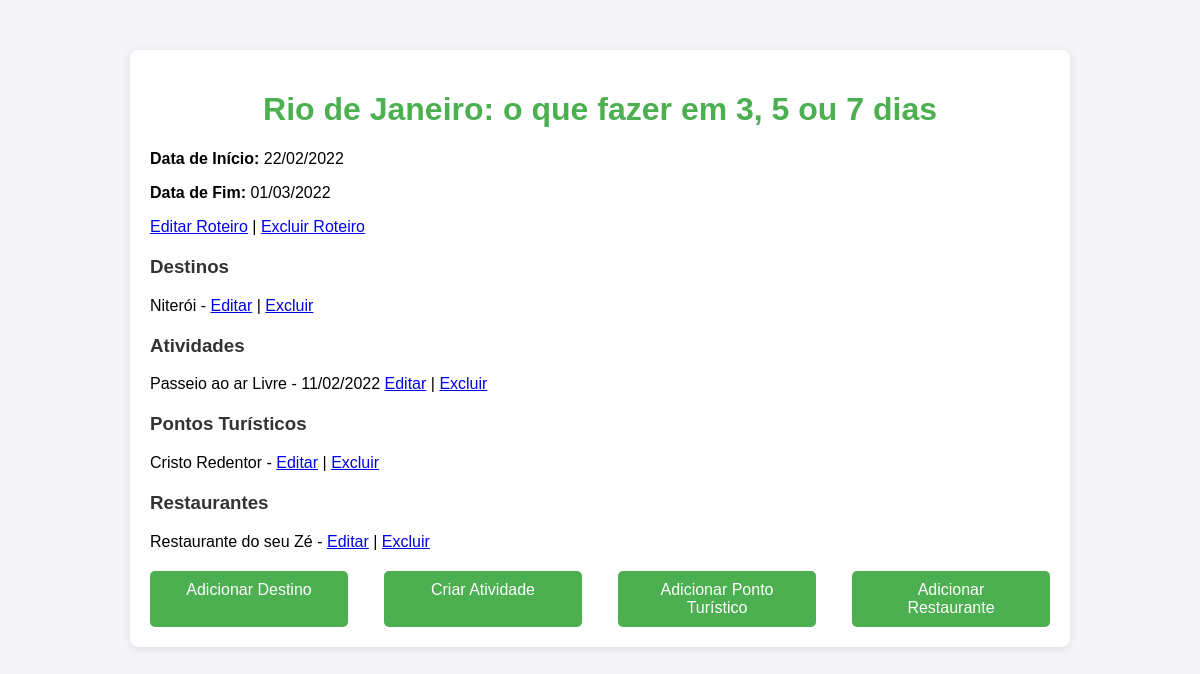
The page /roteiros/roteiro/1/ on the database its author committed.
### roteiros/models.py (models this page shows, shortened)
class Roteiro(models.Model):
    nome = models.CharField(max_length=100)
    data_inicio = models.DateField()
    data_fim = models.DateField()

class Destino(models.Model):
    nome = models.CharField(max_length=100)
    roteiro = models.ForeignKey(Roteiro, related_name='destinos', on_delete=models.CASCADE)
    descricao = models.TextField()

class Atividade(models.Model):
    nome = models.CharField(max_length=100)
    roteiro = models.ForeignKey(Roteiro, related_name='atividades', on_delete=models.CASCADE)
    descricao = models.TextField()
    data_atividade = models.DateField()

class PontoTuristico(models.Model):
    nome = models.CharField(max_length=100)
    roteiro = models.ForeignKey(Roteiro, related_name='pontos_turisticos', on_delete=models.CASCADE)
    descricao = models.TextField()

class Restaurante(models.Model):
    nome = models.CharField(max_length=100)
    roteiro = models.ForeignKey(Roteiro, related_name='restaurantes', on_delete=models.CASCADE)
    descricao = models.TextField()
    custo = models.DecimalField(max_digits=10, decimal_places=2)

### roteiros/views.py (the view)
# urls.py: path('roteiro/<int:roteiro_id>/', views.detalhes_roteiro, name='detalhes_roteiro'),
def detalhes_roteiro(request, roteiro_id):
    roteiro = get_object_or_404(Roteiro, id=roteiro_id)
    destinos = roteiro.destinos.all()
    atividades = roteiro.atividades.all()  # AQUI você precisa garantir que está pegando as atividades
    pontos_turisticos = roteiro.pontos_turisticos.all()
    restaurantes = roteiro.restaurantes.all()
    return render(request, 'roteiros/detalhes_roteiro.html', {
        'roteiro': roteiro,
        'destinos': destinos,
        'atividades': atividades,  # Passe as atividades para o template
        'pontos_turisticos': pontos_turisticos,
        'restaurantes': restaurantes,
    })

### roteiros/templates/roteiros/detalhes_roteiro.html (shortened to what this page needs)
<!DOCTYPE html>
<html lang="pt-br">
<head>
</head>
<body>
    <div class="container">
        <h1>{{ roteiro.nome }}</h1>
        <p><strong>Data de Início:</strong> {{ roteiro.data_inicio|date:"d/m/Y"  }}</p>
        <p><strong>Data de Fim:</strong> {{ roteiro.data_fim|date:"d/m/Y"  }}</p>
        <a href="{% url 'editar_roteiro' roteiro.id %}">Editar Roteiro</a> |
        <a href="{% url 'excluir_roteiro' roteiro.id %}">Excluir Roteiro</a>
        <div class="destinos">
            <h3>Destinos</h3>
            {% for destino in destinos %}
                <p>{{ destino.nome }} - <a href="{% url 'editar_destino' roteiro.id destino.id %}">Editar</a> | <a href="{% url 'excluir_destino' roteiro.id destino.id %}">Excluir</a></p>
            {% empty %}
                <p>Nenhum destino associado a este roteiro.</p>
            {% endfor %}
        </div>
        <div class="atividades">
            <h3>Atividades</h3>
            {% for atividade in atividades %}
                <p>{{ atividade.nome }} - {{atividade.data_atividade|date:"d/m/Y"}} <a href="{% url 'editar_atividade' roteiro.id atividade.id %}">Editar</a> | <a href="{% url 'excluir_atividade' roteiro.id atividade.id %}">Excluir</a></p>
            {% empty %}
                <p>Nenhuma atividade associada a este roteiro.</p>
            {% endfor %}
        </div>
        <div class="pontos-turisticos">
            <h3>Pontos Turísticos</h3>
            {% for ponto_turistico in pontos_turisticos %}
                <p>{{ ponto_turistico.nome }} - <a href="{% url 'editar_ponto_turistico' roteiro.id ponto_turistico.id %}">Editar</a> | <a href="{% url 'excluir_ponto_turistico' roteiro.id ponto_turistico.id %}">Excluir</a></p>
            {% empty %}
                <p>Nenhum ponto turístico associado a este roteiro.</p>
            {% endfor %}
        </div>
        <div class="restaurantes">
            <h3>Restaurantes</h3>
            {% for restaurante in restaurantes %}
                <p>{{ restaurante.nome }} - <a href="{% url 'editar_restaurante' roteiro.id restaurante.id %}">Editar</a> | <a href="{% url 'excluir_restaurante' roteiro.id restaurante.id %}">Excluir</a></p>
            {% empty %}
                <p>Nenhum restaurante associado a este roteiro.</p>
            {% endfor %}
        </div>
        <div class="add-buttons">
            <a href="{% url 'criar_destino' roteiro.id %}">Adicionar Destino</a>
            <a href="{% url 'criar_atividade' roteiro.id %}">Criar Atividade</a>
            <a href="{% url 'criar_ponto_turistico' roteiro.id %}">Adicionar Ponto Turístico</a>
            <a href="{% url 'criar_restaurante' roteiro.id %}">Adicionar Restaurante</a>
        </div>
    </div>
</body>
</html>

### roteiros/templates/roteiros/detalhes_roteiro.html (style rules this page uses)
body { background-color: #f4f4f9; font-family: Arial, sans-serif; }
.container { max-width: 900px; margin: 50px auto; padding: 20px; background-color: #fff; border-radius: 8px; box-shadow: 0 2px 10px rgba(0, 0, 0, 0.1); }
h1 { text-align: center; color: #4CAF50; }
.destinos, .atividades, .pontos-turisticos, .restaurantes { margin-top: 20px; }
.destinos h3, .atividades h3, .pontos-turisticos h3, .restaurantes h3 { color: #333; }
.add-buttons { margin-top: 20px; display: flex; justify-content: space-between; }
.add-buttons a { background-color: #4CAF50; color: white; padding: 10px 20px; border-radius: 5px; text-decoration: none; text-align: center; width: 22%; box-sizing: border-box; }

### rows shown on the page
Roteiro: nome "Rio de Janeiro: o que fazer em 3, 5 ou 7 dias", data_inicio "22/02/2022", data_fim "01/03/2022"
Destino: nome "Niterói"
Atividade: nome "Passeio ao ar Livre", data_atividade "11/02/2022"
PontoTuristico: nome "Cristo Redentor"
Restaurante: nome "Restaurante do seu Zé"
